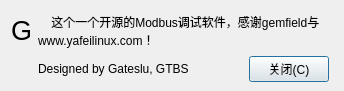
<?xml version="1.0" encoding="UTF-8"?>
<ui version="4.0">
 <class>AboutDialog</class>
 <widget class="QDialog" name="AboutDialog">
  <property name="geometry">
   <rect>
    <x>0</x>
    <y>0</y>
    <width>344</width>
    <height>91</height>
   </rect>
  </property>
  <property name="maximumSize">
   <size>
    <width>530</width>
    <height>420</height>
   </size>
  </property>
  <property name="windowTitle">
   <string>关于Wincom</string>
  </property>
  <property name="styleSheet">
   <string notr="true"/>
  </property>
  <widget class="QWidget" name="">
   <property name="geometry">
    <rect>
     <x>11</x>
     <y>11</y>
     <width>318</width>
     <height>71</height>
    </rect>
   </property>
   <layout class="QGridLayout" name="gridLayout">
    <item row="0" column="0">
     <widget class="QLabel" name="label_2">
      <property name="styleSheet">
       <string notr="true">font: 20pt &quot;Arial Black&quot;;</string>
      </property>
      <property name="text">
       <string>&lt;!DOCTYPE HTML PUBLIC &quot;-//W3C//DTD HTML 4.0//EN&quot; &quot;http://www.w3.org/TR/REC-html40/strict.dtd&quot;&gt;
&lt;html&gt;&lt;head&gt;&lt;meta name=&quot;qrichtext&quot; content=&quot;1&quot; /&gt;&lt;style type=&quot;text/css&quot;&gt;
p, li { white-space: pre-wrap; }
&lt;/style&gt;&lt;/head&gt;&lt;body style=&quot; font-family:'Arial Black'; font-size:20pt; font-weight:400; font-style:normal;&quot;&gt;
&lt;p style=&quot; margin-top:0px; margin-bottom:0px; margin-left:0px; margin-right:0px; -qt-block-indent:0; text-indent:0px;&quot;&gt;G&lt;/p&gt;&lt;/body&gt;&lt;/html&gt;</string>
      </property>
     </widget>
    </item>
    <item row="0" column="1">
     <widget class="QLabel" name="label">
      <property name="text">
       <string>    这个一个开源的Modbus调试软件，感谢gemfield与
www.yafeilinux.com！</string>
      </property>
     </widget>
    </item>
    <item row="1" column="1">
     <layout class="QHBoxLayout" name="horizontalLayout">
      <item>
       <widget class="QLabel" name="label_3">
        <property name="text">
         <string>Designed by Gateslu, GTBS</string>
        </property>
       </widget>
      </item>
      <item>
       <spacer name="horizontalSpacer">
        <property name="orientation">
         <enum>Qt::Horizontal</enum>
        </property>
        <property name="sizeHint" stdset="0">
         <size>
          <width>40</width>
          <height>20</height>
         </size>
        </property>
       </spacer>
      </item>
      <item>
       <widget class="QPushButton" name="closeBtn">
        <property name="text">
         <string>关闭(C)</string>
        </property>
       </widget>
      </item>
     </layout>
    </item>
   </layout>
  </widget>
 </widget>
 <resources/>
 <connections/>
</ui>
